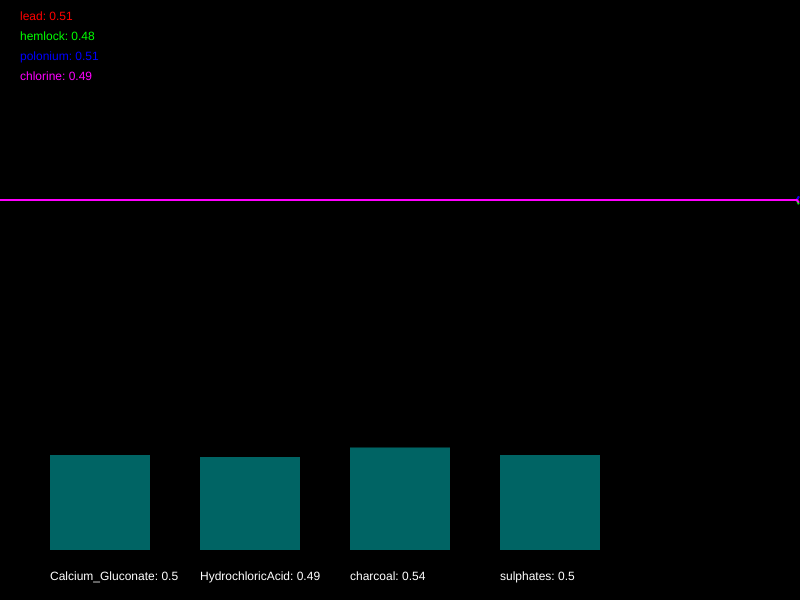
Frame 1 (no input)
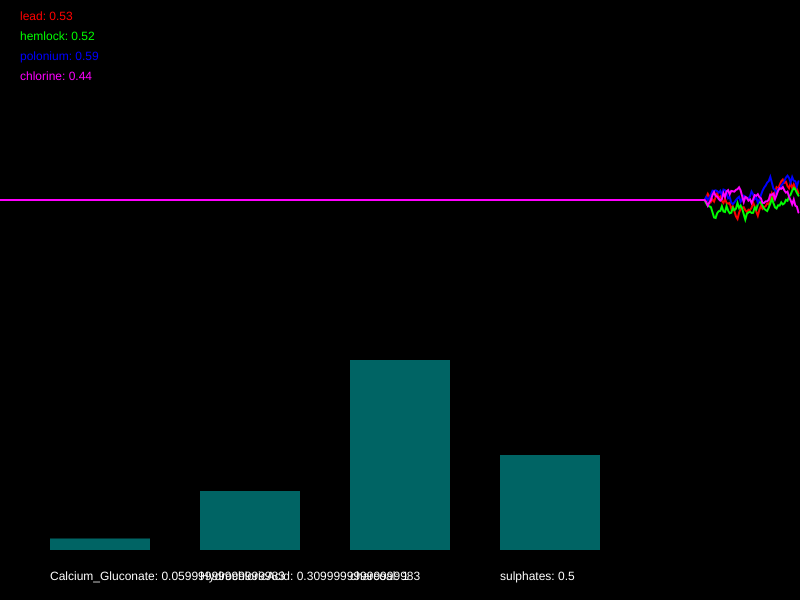
Frame 60 (no input)
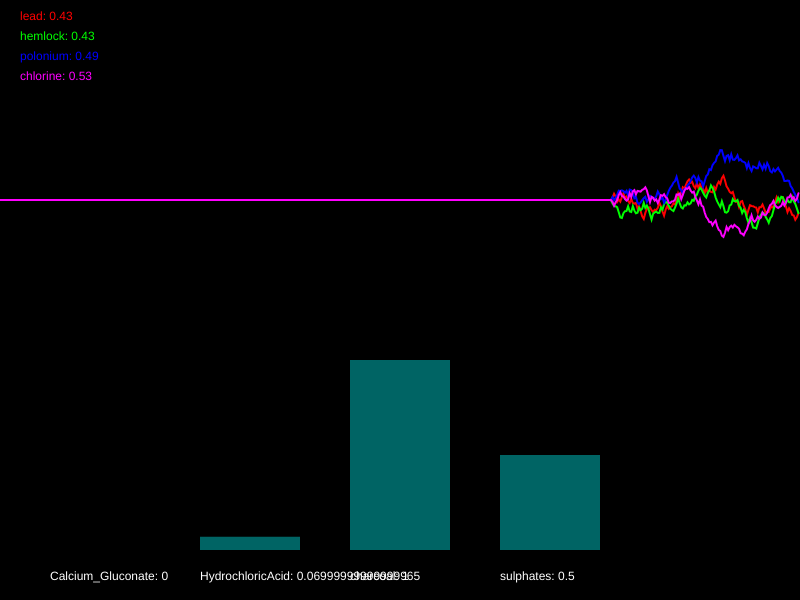
Frame 120 (the mouse pressed at the canvas centre since frame 60)

The p5.js sketch that drew these frames (run headless with seeded random() and noise() and a simulated clock; from frame 60 on, the mouse is pressed at the canvas centre):

// p5.js sketch
// ── sketch.js
/*

Officer: 6128338
CaseNum: 401-1-96291218-6128338

Case 401 - The Case of Norbert's Weiner Stand
Stage 2 - Toxic Burrito

Norbert is at it again. This time he’s set up a burrito stall and is lacing burritos
with his foul toxin. The chaos is spreading. People are dropping like flies and burrito
sales have fallen through the floor. To make matters worse it seems Norbert has cottoned
on to our methods and has upped the complexity of his poison. You’ll find the antidote
harder to develop this time. So kid, head down to the lab and get working.

You must develop the antidote by using conditional statements in the draw loop to
do the following.

	- If polonium goes above 0.34 or hemlock goes above 0.51, try decreasing Calcium_Gluconate by 0.02
	- When chlorine goes above 0.49 and lead goes above 0.46, increase Calcium_Gluconate by 0.02
	- If hemlock goes above 0.47, decrease HydrochloricAcid by 0.01
	- When lead goes above 0.59, increment HydrochloricAcid by 0.02
	- If chlorine goes above 0.71 and lead goes above 0.38, decrease charcoal by 0.01
	- When polonium dips below 0.33 or hemlock goes above 0.46, try increasing charcoal by 0.04
	- When polonium dips below 0.27, try decreasing sulphates by 0.04
	- When hemlock dips below 0.27 and chlorine goes above 0.75, raise sulphates by 0.04


Your conditional statements should:

consider the following poisons:

	- lead
	- hemlock
	- polonium
	- chlorine


and modify the following antidotes:

	- Calcium_Gluconate
	- HydrochloricAcid
	- charcoal
	- sulphates


- There are many ways to complete this task but you should only use the
following commands:

	if(){}
	+=
	-=

*/

//Declare the poison variables
var lead;
var hemlock;
var polonium;
var chlorine;


//Declare the antidote variables
var Calcium_Gluconate;
var HydrochloricAcid;
var charcoal;
var sulphates;


//This variable is used for drawing the graph
var graphs;


function setup()
{

	createCanvas(800,600);
	strokeWeight(2);

	//initialise the poisons and antidotes
	lead = 0.5;
	hemlock = 0.5;
	polonium = 0.5;
	chlorine = 0.5;
	Calcium_Gluconate = 0.5;
	HydrochloricAcid = 0.5;
	charcoal = 0.5;
	sulphates = 0.5;


	//fills the graph with empty values
	graphs = [];

	for(var i = 0; i < 4; i++)
	{
		graphs.push([]);
		for(var j = 0; j < 512; j++)
		{
			graphs[i].push(0.5);
		}
	}

}

function draw()
{

	//Develop the antidote below
	//Write conditional statements to change the amount of each substance ...

	// - If polonium goes above 0.34 or hemlock goes above 0.51, try decreasing Calcium_Gluconate by 0.02
	// - When chlorine goes above 0.49 and lead goes above 0.46, increase Calcium_Gluconate by 0.02
	// - If hemlock goes above 0.47, decrease HydrochloricAcid by 0.01
	// - When lead goes above 0.59, increment HydrochloricAcid by 0.02
	// - If chlorine goes above 0.71 and lead goes above 0.38, decrease charcoal by 0.01
	// - When polonium dips below 0.33 or hemlock goes above 0.46, try increasing charcoal by 0.04
	// - When polonium dips below 0.27, try decreasing sulphates by 0.04
	// - When hemlock dips below 0.27 and chlorine goes above 0.75, raise sulphates by 0.04

	if (polonium > 0.34 || hemlock > 0.51) {
		Calcium_Gluconate -= 0.02;
	}

	if (chlorine > 0.49 && lead > 0.46) {
		Calcium_Gluconate += 0.02;
	}

	if (hemlock > 0.47) {
		HydrochloricAcid -= 0.01;
	}
	
	if (lead > 0.59) {
		HydrochloricAcid += 0.02;
	}

	if (chlorine > 0.71 && lead > 0.38) {
		charcoal -= 0.01;
	}

	if (polonium < 0.33 || hemlock > 0.46) {
		charcoal += 0.04;
	}
	if (polonium < 0.27) {
		sulphates -= 0.04;
	}
	if (hemlock < 0.27 && chlorine > 0.75) {
		sulphates += 0.04;
	}



	//////////////////////////////////////////////////////

	//the code below generates new values using random numbers

	/*
		For testing, you might want to temporarily comment out
		these lines and set the same variables to constant values
		instead.
	*/

	lead = nextValue(graphs[0],lead);
	hemlock = nextValue(graphs[1],hemlock);
	polonium = nextValue(graphs[2],polonium);
	chlorine = nextValue(graphs[3],chlorine);


	Calcium_Gluconate = constrain(Calcium_Gluconate, 0, 1);
	HydrochloricAcid = constrain(HydrochloricAcid, 0, 1);
	charcoal = constrain(charcoal, 0, 1);
	sulphates = constrain(sulphates, 0, 1);


	///////// DO NOT CHANGE THE CODE BELOW ///////////

	//drawing code

	// set background
	background(0);
	noFill();

	//draw the graphs for the vitals
	var colors = [
	color(255, 0, 0),
	color(0, 255, 0),
	color(0, 0, 255),
	color(255, 0, 255),
	color(255, 255, 0),
	color(0, 255, 255)
	];

	for(var i = 0; i < graphs.length; i++)
	{
		stroke(colors[i]);
		drawGraph(graphs[i]);
	}

	//draw the poisons as text
	noStroke();
	fill(colors[0]);
	text('lead: ' + nf(lead,1,2), 20,20);
	fill(colors[1]);
	text('hemlock: ' + nf(hemlock,1,2), 20,40);
	fill(colors[2]);
	text('polonium: ' + nf(polonium,1,2), 20,60);
	fill(colors[3]);
	text('chlorine: ' + nf(chlorine,1,2), 20,80);


	//draw the antidotes bar chart
	drawBar(Calcium_Gluconate,50,'Calcium_Gluconate');
	drawBar(HydrochloricAcid,200,'HydrochloricAcid');
	drawBar(charcoal,350,'charcoal');
	drawBar(sulphates,500,'sulphates');


}

function nextValue(graph, val)
{
	//gets the next value for a vital and puts it in an array for drawing
	var delta = random(-0.03,0.03);

	val += delta;
	if(val > 1 || val < 0)
	{
		delta *= -1;
		val += delta * 2;
	}

	graph.push(val)
	graph.shift();
	return val;
}

function drawGraph(graph)
{
	//draws an array as a graph
	beginShape();
	for(var i = 0; i < graph.length; i++)
	{
			vertex(width * i/512, height * 0.5 - graph[i]* height/3)
	}
	endShape();
}


function drawBar(val, x, name)
{
	//draws the bars for bar chart
    noStroke();
    fill(0,100,100);
	var mh = height * 0.4 - 50;
	rect(x,(height - 50) - val*mh, 100, val*mh);
    fill(255);
	text(name + ": " + val, x, height - 20);
}
